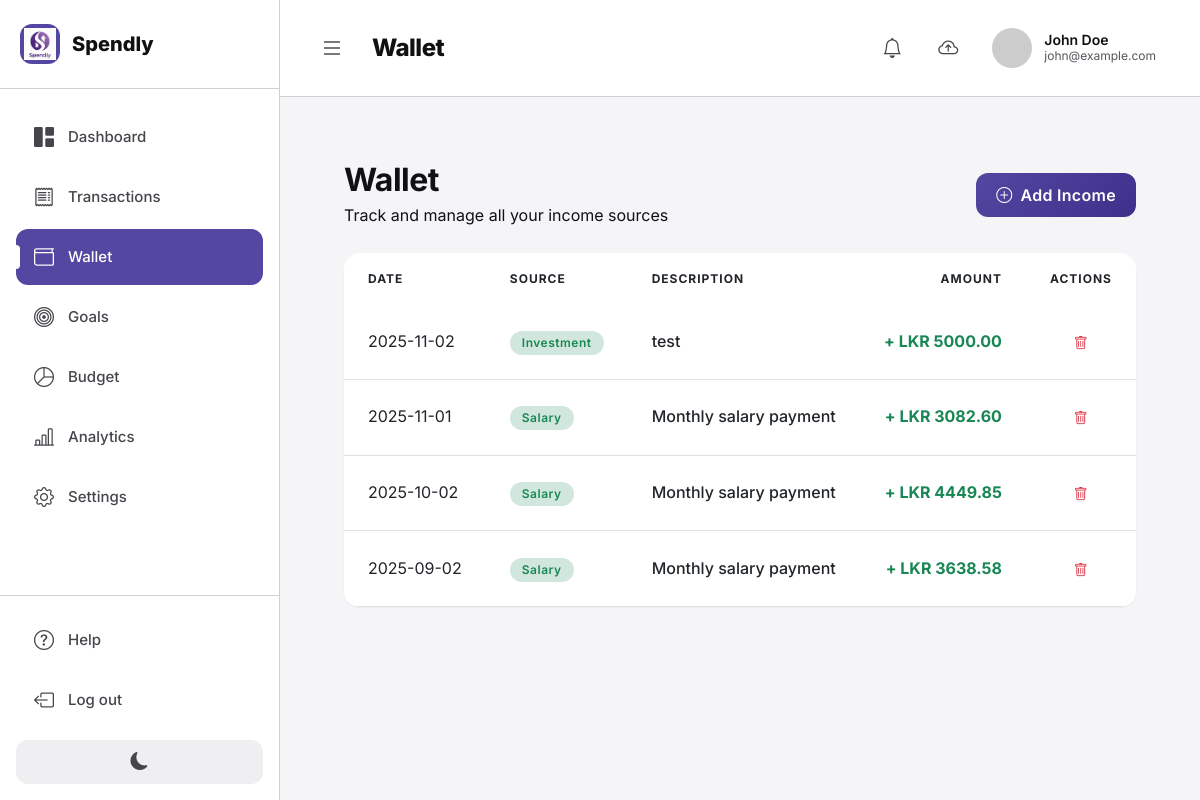
/income (signed in), run on an earlier commit of the app's database.
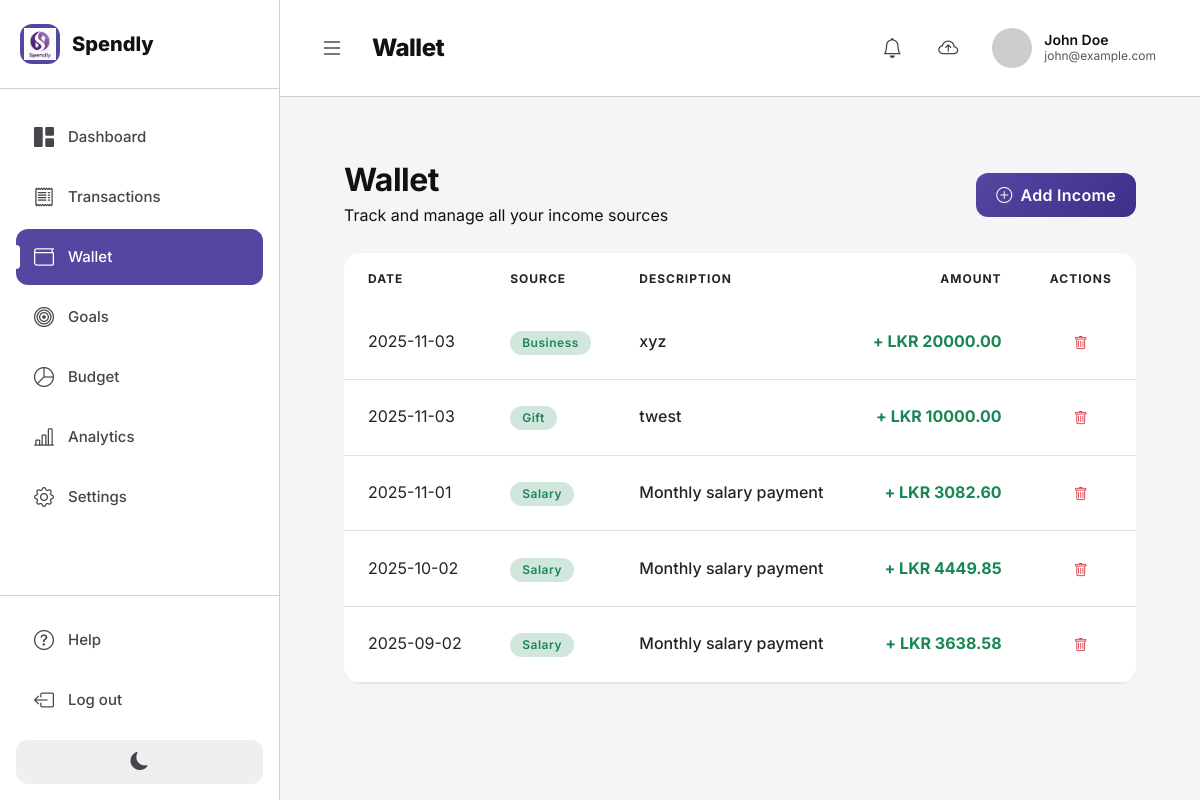
And on a later commit of the database.
### tables this page shows
CREATE TABLE income (
    income_id INTEGER PRIMARY KEY AUTOINCREMENT,
    user_id INTEGER NOT NULL,
    income_source TEXT NOT NULL CHECK (income_source IN ('Salary', 'Freelance', 'Investment', 'Gift', 'Business', 'Other')),
    amount REAL NOT NULL CHECK (amount > 0),
    income_date TEXT NOT NULL,
    description TEXT,
    created_at TEXT NOT NULL DEFAULT (datetime('now')),
    modified_at TEXT NOT NULL DEFAULT (datetime('now')),
    is_synced INTEGER NOT NULL DEFAULT 0 CHECK (is_synced IN (0, 1)),
    sync_timestamp TEXT,
    FOREIGN KEY (user_id) REFERENCES user(user_id) ON DELETE CASCADE
);

### webapp/app.py (the view)
@app.route('/income')
@login_required
def income():
    db = get_sqlite_db()
    user_id = session['user_id']
    income_list = db.execute('''
        SELECT * FROM income
        WHERE user_id = ?
        ORDER BY income_date DESC
    ''', (user_id,)).fetchall()
    db.close()
    return render_template('income.html', income_list=income_list)

### webapp/app.py (called while the page is built)
@app.context_processor
def inject_pending_sync_count():
    if 'user_id' in session:
        db = get_sqlite_db()
        user_id = session['user_id']
        pending_count = 0
        pending_count += db.execute('SELECT COUNT(*) as count FROM expense WHERE user_id = ? AND is_synced = 0', (user_id,)).fetchone()['count']
        pending_count += db.execute('SELECT COUNT(*) as count FROM income WHERE user_id = ? AND is_synced = 0', (user_id,)).fetchone()['count']
        pending_count += db.execute('SELECT COUNT(*) as count FROM budget WHERE user_id = ? AND is_synced = 0', (user_id,)).fetchone()['count']
        pending_count += db.execute('SELECT COUNT(*) as count FROM savings_goal WHERE user_id = ? AND is_synced = 0', (user_id,)).fetchone()['count']
        db.close()
        return dict(pending_sync_count=pending_count)
    return dict(pending_sync_count=0)

def get_sqlite_db():
    conn = sqlite3.connect(SQLITE_DB_PATH)
    conn.row_factory = sqlite3.Row
    return conn

### webapp/templates/income.html (shortened to what this page needs)
{% extends "base.html" %}
{% block page_title %}Wallet{% endblock %}
{% block content %}
<div class="finset-content">
    <div class="d-flex justify-content-between align-items-center mb-4">
        <div>
            <h2 class="fw-bold mb-1">Wallet</h2>
            <p class="text-muted mb-0">Track and manage all your income sources</p>
        </div>
        <button class="btn btn-primary d-flex align-items-center gap-2" data-bs-toggle="modal" data-bs-target="#addIncomeModal">
            <i class="bi bi-plus-circle"></i>
            <span>Add Income</span>
        </button>
    </div>
    <div class="card border-0 shadow-sm">
        <div class="card-body p-0">
            {% if income_list %}
            <div class="table-responsive">
                <table class="table table-hover align-middle mb-0">
                    <thead>
                        <tr>
                            <th class="px-4 py-3">DATE</th>
                            <th class="px-4 py-3">SOURCE</th>
                            <th class="px-4 py-3">DESCRIPTION</th>
                            <th class="px-4 py-3 text-end">AMOUNT</th>
                            <th class="px-4 py-3 text-center">ACTIONS</th>
                        </tr>
                    </thead>
                    <tbody>
                        {% for income in income_list %}
                        <tr>
                            <td class="px-4 py-3">
                                <span class="text-muted">{{ income.income_date }}</span>
                            </td>
                            <td class="px-4 py-3">
                                <span class="badge rounded-pill bg-success-subtle text-success" style="padding: 6px 12px;">
                                    {{ income.income_source }}
                                </span>
                            </td>
                            <td class="px-4 py-3">
                                <span class="fw-medium">{{ income.description or 'No description' }}</span>
                            </td>
                            <td class="px-4 py-3 text-end">
                                <span class="fw-bold text-success">+ LKR {{ "%.2f"|format(income.amount) }}</span>
                            </td>
                            <td class="px-4 py-3 text-center">
                                <a href="{{ url_for('delete_income', income_id=income.income_id) }}"
                                   class="btn btn-sm btn-outline-danger"
                                   onclick="return confirm('Are you sure you want to delete this income record?');">
                                    <i class="bi bi-trash"></i>
                                </a>
                            </td>
                        </tr>
                        {% endfor %}
                    </tbody>
                </table>
            </div>
            {% endif %}
        </div>
    </div>
</div>
{% endblock %}

What changed in the data, as far as the page shows it:
removed income: income_date "2025-11-02", income_source "Investment", description "test", amount "5000.00"
added income: income_date "2025-11-03", income_source "Business", description "xyz", amount "20000.00"
added income: income_date "2025-11-03", income_source "Gift", description "twest", amount "10000.00"
